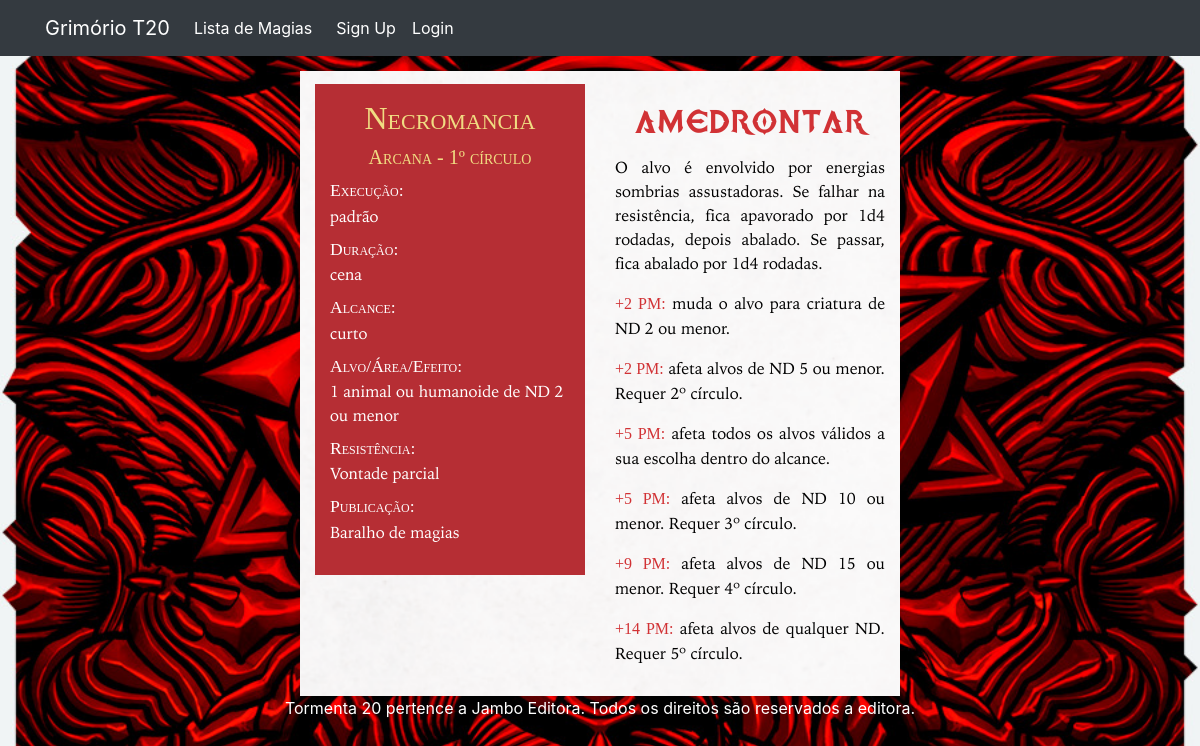
The app's page /12/ with its own data.
### spell/models.py (models this page shows, shortened)
class Spell(models.Model):
    name = models.TextField()
    sorting_name = models.TextField(blank=True)
    image = models.ImageField(upload_to='spell/images', blank=True)
    SPELL_TYPE_CHOICES = [
        ('AR', 'Arcana'),
        ('DI', 'Divina'),
        ('UN', 'Universal'),
    ]
    spell_type = models.CharField(
        max_length=2,
        choices=SPELL_TYPE_CHOICES,
        default='AR',
    )
    SCHOOL_CHOICES = [
        ('AB', 'Abjuração'),
        ('AD', 'Advinhação'),
        ('CO', 'Convocação'),
        ('EN', 'Encantamento'),
        ('EV', 'Evocação'),
        ('IL', 'Ilusão'),
        ('NE', 'Necromancia'),
        ('TR', 'Transmutação'),
    ]
    school = models.CharField(
        max_length=2,
        choices=SCHOOL_CHOICES,
        default='AB',
    )
    CIRCLE_CHOICES = [
        ('1', 1),
        ('2', 2),
        ('3', 3),
        ('4', 4),
        ('5', 5),
    ]
    circle = models.CharField(
        max_length=1,
        choices=CIRCLE_CHOICES,
        default=1,
    )
    execution = models.TextField()
    range = models.TextField()
    target_area_effect = models.TextField()
    duration = models.TextField()
    resistance = models.TextField(blank=True)
    description = models.TextField(default='')
    enhancements = models.ManyToManyField(to=Enhancement, related_name='spell', blank=True)
    short_description = models.CharField(max_length=100, blank=True)
    book_magazine = models.CharField(max_length=100, blank=True)
    user = models.ForeignKey(User, on_delete=models.CASCADE, null=True)

class Enhancement(models.Model):
    cost = models.CharField(max_length=30)
    effect = models.TextField()
    related_spell = models.ForeignKey('Spell', on_delete=models.CASCADE, default=None)

### spell/views.py (the view)
# urls.py: path('<int:spell_id>/', views.spell_details, name='spell_details'),
def spell_details(request, spell_id):
    spell = get_object_or_404(Spell, pk=spell_id)
    enhancements = Enhancement.objects.filter(related_spell=spell_id)
    return render(request, 'spell/spell_details.html', {'spell': spell, 'enhancements': enhancements})

### spell/templates/spell/spell_details.html (shortened to what this page needs)
{% extends './spell_base.html' %}
{% block content %}
<div class="container-fluid" >
    <div class="row">
        <div class="col-md-12">
            <div class="row" style="padding-top:15px"></div>
            <div class="row">
                <div class="col-md-3"></div>
                <div class="col-md-6 bg_image" style="padding-top: 13px"></div>
                <div class="col-md-3"></div>
            </div>
            <div class="row">
                <div class="col-md-3"></div>
                <div class="col-md-3 bg_image" style="padding-bottom:13px">
                    <div class="col-md-12" style="display: table; background-color:#B62E34;padding-top: 15px;padding-bottom: 15px;padding-left:15px;padding-right:15px">
                        <h2 style="text-align:center">
                            {{ spell.get_school_display }}
                        </h2>
                        <h5 style="text-align:center">
                            {{ spell.get_spell_type_display }} - {{ spell.circle }}º círculo
                        </h5>
                        <dl>
                            <dt>
                                Execução:
                            </dt>
                            <dd>
                                {{ spell.execution }}
                            </dd>
                            <dt>
                                Duração:
                            </dt>
                            <dd>
                                {{ spell.duration }}
                            </dd>
                            <dt>
                                Alcance:
                            </dt>
                            <dd>
                                {{ spell.range }}
                            </dd>
                            <dt>
                                Alvo/Área/Efeito:
                            </dt>
                            <dd>
                                {{ spell.target_area_effect }}
                            </dd>
                            <dt>
                                Resistência:
                            </dt>
                            <dd>
                                {% if spell.resistance != '' %}
                                {{ spell.resistance }}
                                {% else %}
                                nenhuma
                                {% endif %}
                            </dd>
                            <dt>
                                Publicação:
                            </dt>
                            <dd>
                                {{spell.book_magazine}}
                            </dd>
                        </dl>
                    </div>
                </div>
                <div class="col-md-3 bg_image" style="padding-top: 15px;padding-bottom: 15px;padding-left:15px;padding-right:15px">
                    <h1 style="text-align:center">
                        {{spell.name}}
                    </h1>
                    <p>
                        {{ spell.description }}
                    </p>
                    {% for enhancement in enhancements %}
                    <p>
                        <b class="enhc">{{ enhancement.cost }}:</b>
                        {{enhancement.effect}}
                    </p>
                    {% endfor %}
                </div>
                <div class="col-md-3"></div>
            </div>
        </div>
    </div>
</div>
{% endblock %}

### spell/templates/spell/spell_details.html (style rules this page uses)
body { background-image: url("/static/img/bg_2.jpg"); background-repeat: no-repeat; background-attachment: fixed; background-size: cover; bacground-position: center; }
.bg_image { background-image: url("/static/img/background.png"); background-repeat: no-repeat; background-attachment: fixed; background-size: cover; bacground-position: center; }
dd { font-family: 'iowanOldStyleRegular'; color: white; font-weight: normal; font-style: normal; }
dt { font-family: 'iowanOldStyleBold'; color: white; font-weight: normal; font-style: normal; font-size: 110%; font-variant: small-caps; }
h2 { font-family: 'iowanOldStyleBold'; font-weight: normal; color: #f0dc82; font-variant: small-caps; }
h5 { font-family: 'iowanOldStyleBold'; font-weight: normal; color: #f0dc82; font-variant: small-caps; }
h1 { font-family: 'tormenta20'; font-weight: normal; color: #d13235 }
.enhc { font-family: 'iowanOldStyleBold'; font-weight: normal; color: #d13235; font-variant: small-caps; }
p { font-family: 'iowanOldStyleRegular'; color: black; font-weight: normal; font-style: normal; text-align: justify; text-justify: inter-word; }

### records on screen
Spell: school "Necromancia", spell_type "Arcana", circle "1", execution "padrão", duration "cena", range "curto", target_area_effect "1 animal ou humanoide de ND 2 ou menor", resistance "Vontade parcial", book_magazine "Baralho de magias", name "Amedrontar", description "O alvo é envolvido por energias sombrias assustadoras. Se falhar na resistência, fica apavorado por 1d4 rodadas, depois abalado. Se passar, fica abalado por 1d4 rodadas."
Enhancement: cost "+2 PM", effect "muda o alvo para criatura de ND 2 ou menor."
Enhancement: cost "+2 PM", effect "afeta alvos de ND 5 ou menor. Requer 2º círculo."
Enhancement: cost "+5 PM", effect "afeta todos os alvos válidos a sua escolha dentro do alcance."
Enhancement: cost "+5 PM", effect "afeta alvos de ND 10 ou menor. Requer 3º círculo."
Enhancement: cost "+9 PM", effect "afeta alvos de ND 15 ou menor. Requer 4º círculo."
Enhancement: cost "+14 PM", effect "afeta alvos de qualquer ND. Requer 5º círculo."
